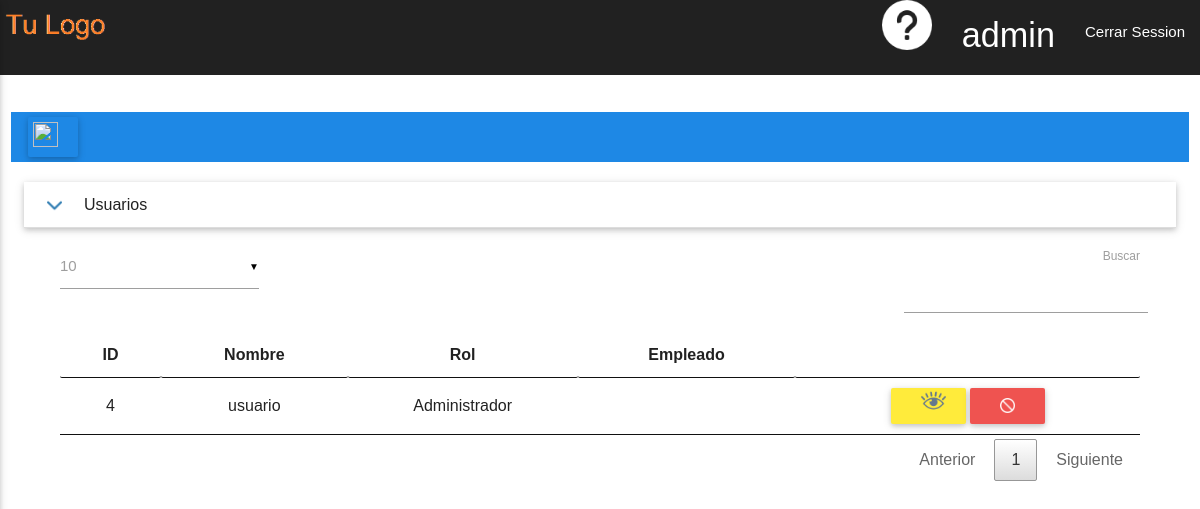
Page /Modulo/Usuarios.php (signed in) on the committed database.
### tables this page shows
CREATE TABLE `usuarios` (
  `idUsuarios` int(11) NOT NULL,
  `Email` varchar(55) DEFAULT NULL,
  `user` varchar(10) DEFAULT NULL,
  `Contra` varchar(20) DEFAULT NULL,
  `estado` int(11) DEFAULT NULL,
  `idRol` int(11) DEFAULT NULL,
  `idEmpleados` int(11) DEFAULT NULL
);

### vista/Vistas.php (called while the page is built, shortened)
<?php
function Usuario()
{
    include('../app/plantilla/usuario/Cuerpo.php');
}
?>

### vista/usuarioVista.php (the view, shortened to what this page needs)
<?php
function mostrarUsuarios()
{
	?>
<table id='tabla' class='bordered centered highlight responsive-table centrarT'>
          <thead>
          <tr>
          <th>ID</th>
          <th>Nombre</th>
          <th>Rol</th>
          <th>Empleado</th>
          <th></th>
          </tr>
          </thead>
       <tbody>
	<?php
    $mysql = conexionMysql();
    $sql = "SELECT u.idUsuarios, u.user,(SELECT r.Descripcion FROM roles r WHERE r.idRol=u.idRol ),(SELECT r.nombre FROM empleados r WHERE r.idEmpleados=u.idEmpleados limit 1),(SELECT r.apellido FROM empleados r WHERE r.idEmpleados=u.idEmpleados limit 1) FROM usuarios u WHERE Estado=1 and u.idusuarios!=0";
	$tabla="";
    if($resultado = $mysql->query($sql))
    {
        if(mysqli_num_rows($resultado)==0)
        {
            $respuesta = "<div class='error'>No hay usuarios BD vacia</div>";
        }
        else
        {
            while($fila = $resultado->fetch_row())
            {
                $tabla .= "<tr>";
                $tabla .="<td>"     .$fila["0"].    "</td>";
                $tabla .="<td>" .$fila["1"].      "</td>";
                $tabla .="<td>" .$fila["2"].      "</td>";
				$tabla .="<td>" .$fila["3"].      " " .$fila["4"].      "</td>";
				 $tabla .="<td class='anchoC'>";
                $tabla .="<a class='waves-effect waves-light btn yellow dark-1 modal-trigger botonesm ver' onclick=\"ver('".$fila["0"]."')\"><i class='material-icons left'><img class='iconoeditcrud' src='../app/img/ojo.png' /></i></a>";
				$tabla .="<a class='waves-effect waves-light btn red lighten-1 modal-trigger botonesm modaleliminar' onclick=\"deshabilitarUsuariosTurnoU('5','1','".$fila["0"]."');\" title=\"Deshabilitar\"><i class='material-icons left'><img class='iconoaddcrud' src='../app/img/deshabilitado.png' /></i></a>";
                $tabla .= "</td></tr>";
            }
            $respuesta = $tabla;
        }
    }
    else
    {
        $respuesta = "<div class='error'>Error: no se ejecuto la consulta a BD</div>";
    }
    return printf($respuesta);
	?>
    <?php
}
	?>
    <?php
function comboRolesUsuarios()
{
	?>
	<?php
    $mysql = conexionMysql();
    $sql = "SELECT descripcion,idRol FROM roles where estado=1";
	$tabla="";
    if($resultado = $mysql->query($sql))
    {
        if(mysqli_num_rows($resultado)==0)
        {
            $respuesta = "<div class='error'>No hay usuarios BD vacia</div>";
        }
        else
        {
            while($fila = $resultado->fetch_row())
            {
                $tabla .="<option value=\"".$fila["1"]."\">".$fila["0"]."</option>";
            }
            $respuesta = $tabla;
        }
    }
    else
    {
        $respuesta = "<div class='error'>Error: no se ejecuto la consulta a BD</div>";
    }
    return printf($respuesta);
	?>
    <?php
}
?>

### rows in the picture
usuarios: idUsuarios "4", user "usuario", 2 "Administrador"

### other values in the picture
$_SESSION['SOFT_USER'] "admin"
